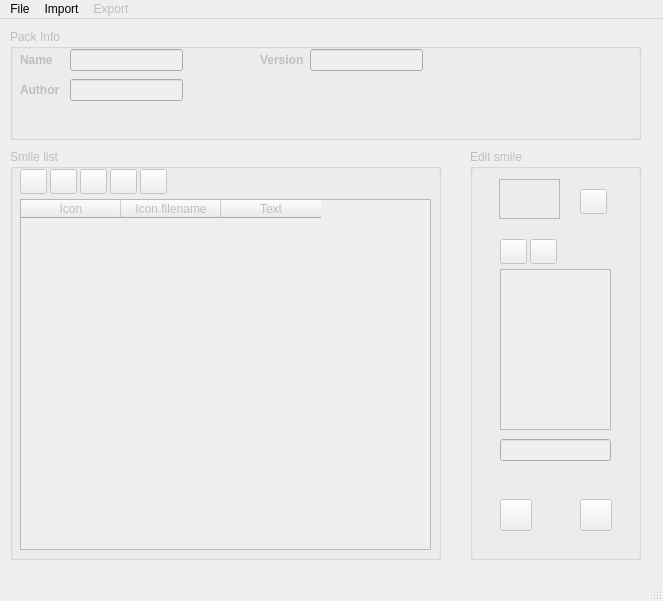
<ui version="4.0" >
 <class>MainWindow</class>
 <widget class="QMainWindow" name="MainWindow" >
  <property name="geometry" >
   <rect>
    <x>0</x>
    <y>0</y>
    <width>663</width>
    <height>601</height>
   </rect>
  </property>
  <property name="windowTitle" >
   <string>qsmile</string>
  </property>
  <widget class="QWidget" name="centralwidget" >
   <widget class="QGroupBox" name="smileDetailBox" >
    <property name="enabled" >
     <bool>false</bool>
    </property>
    <property name="geometry" >
     <rect>
      <x>470</x>
      <y>130</y>
      <width>171</width>
      <height>411</height>
     </rect>
    </property>
    <property name="title" >
     <string>Edit smile</string>
    </property>
    <widget class="QListWidget" name="textList" >
     <property name="geometry" >
      <rect>
       <x>30</x>
       <y>120</y>
       <width>111</width>
       <height>161</height>
      </rect>
     </property>
    </widget>
    <widget class="QLineEdit" name="textEdit" >
     <property name="enabled" >
      <bool>false</bool>
     </property>
     <property name="geometry" >
      <rect>
       <x>30</x>
       <y>290</y>
       <width>111</width>
       <height>22</height>
      </rect>
     </property>
    </widget>
    <widget class="QLabel" name="movieLabel" >
     <property name="geometry" >
      <rect>
       <x>29</x>
       <y>30</y>
       <width>61</width>
       <height>40</height>
      </rect>
     </property>
     <property name="sizePolicy" >
      <sizepolicy vsizetype="Fixed" hsizetype="Fixed" >
       <horstretch>0</horstretch>
       <verstretch>0</verstretch>
      </sizepolicy>
     </property>
     <property name="minimumSize" >
      <size>
       <width>40</width>
       <height>40</height>
      </size>
     </property>
     <property name="layoutDirection" >
      <enum>Qt::LeftToRight</enum>
     </property>
     <property name="frameShape" >
      <enum>QFrame::StyledPanel</enum>
     </property>
     <property name="frameShadow" >
      <enum>QFrame::Plain</enum>
     </property>
     <property name="text" >
      <string/>
     </property>
     <property name="pixmap" >
      <pixmap/>
     </property>
     <property name="alignment" >
      <set>Qt::AlignCenter</set>
     </property>
    </widget>
    <widget class="QToolButton" name="saveButton" >
     <property name="geometry" >
      <rect>
       <x>30</x>
       <y>350</y>
       <width>32</width>
       <height>32</height>
      </rect>
     </property>
     <property name="text" >
      <string/>
     </property>
     <property name="icon" >
      <iconset resource="mainwindow.qrc" >
       <normaloff>:/qsmile/images/accept32.png</normaloff>:/qsmile/images/accept32.png</iconset>
     </property>
     <property name="iconSize" >
      <size>
       <width>32</width>
       <height>32</height>
      </size>
     </property>
    </widget>
    <widget class="QToolButton" name="addTextButton" >
     <property name="geometry" >
      <rect>
       <x>30</x>
       <y>90</y>
       <width>27</width>
       <height>25</height>
      </rect>
     </property>
     <property name="text" >
      <string/>
     </property>
     <property name="icon" >
      <iconset resource="mainwindow.qrc" >
       <normaloff>:/qsmile/images/add32.png</normaloff>:/qsmile/images/add32.png</iconset>
     </property>
     <property name="iconSize" >
      <size>
       <width>32</width>
       <height>32</height>
      </size>
     </property>
    </widget>
    <widget class="QToolButton" name="removeTextButton" >
     <property name="enabled" >
      <bool>false</bool>
     </property>
     <property name="geometry" >
      <rect>
       <x>60</x>
       <y>90</y>
       <width>27</width>
       <height>25</height>
      </rect>
     </property>
     <property name="text" >
      <string/>
     </property>
     <property name="icon" >
      <iconset resource="mainwindow.qrc" >
       <normaloff>:/qsmile/images/delete32.png</normaloff>:/qsmile/images/delete32.png</iconset>
     </property>
     <property name="iconSize" >
      <size>
       <width>32</width>
       <height>32</height>
      </size>
     </property>
    </widget>
    <widget class="QToolButton" name="changeImageButton" >
     <property name="geometry" >
      <rect>
       <x>110</x>
       <y>40</y>
       <width>27</width>
       <height>25</height>
      </rect>
     </property>
     <property name="text" >
      <string/>
     </property>
     <property name="icon" >
      <iconset resource="mainwindow.qrc" >
       <normaloff>:/qsmile/images/folder32.png</normaloff>:/qsmile/images/folder32.png</iconset>
     </property>
     <property name="iconSize" >
      <size>
       <width>32</width>
       <height>32</height>
      </size>
     </property>
    </widget>
    <widget class="QToolButton" name="cancelButton" >
     <property name="geometry" >
      <rect>
       <x>110</x>
       <y>350</y>
       <width>32</width>
       <height>32</height>
      </rect>
     </property>
     <property name="text" >
      <string/>
     </property>
     <property name="icon" >
      <iconset resource="mainwindow.qrc" >
       <normaloff>:/qsmile/images/close32.png</normaloff>:/qsmile/images/close32.png</iconset>
     </property>
     <property name="iconSize" >
      <size>
       <width>32</width>
       <height>32</height>
      </size>
     </property>
    </widget>
   </widget>
   <widget class="QGroupBox" name="packBox" >
    <property name="enabled" >
     <bool>false</bool>
    </property>
    <property name="geometry" >
     <rect>
      <x>10</x>
      <y>10</y>
      <width>631</width>
      <height>111</height>
     </rect>
    </property>
    <property name="title" >
     <string>Pack Info</string>
    </property>
    <widget class="QLineEdit" name="nameEdit" >
     <property name="geometry" >
      <rect>
       <x>60</x>
       <y>20</y>
       <width>113</width>
       <height>22</height>
      </rect>
     </property>
    </widget>
    <widget class="QLabel" name="nameLabel" >
     <property name="geometry" >
      <rect>
       <x>10</x>
       <y>20</y>
       <width>61</width>
       <height>21</height>
      </rect>
     </property>
     <property name="font" >
      <font>
       <weight>75</weight>
       <bold>true</bold>
      </font>
     </property>
     <property name="text" >
      <string>Name</string>
     </property>
     <property name="textFormat" >
      <enum>Qt::AutoText</enum>
     </property>
     <property name="buddy" >
      <cstring>nameEdit</cstring>
     </property>
    </widget>
    <widget class="QLabel" name="authorLabel" >
     <property name="geometry" >
      <rect>
       <x>10</x>
       <y>50</y>
       <width>61</width>
       <height>21</height>
      </rect>
     </property>
     <property name="font" >
      <font>
       <weight>75</weight>
       <bold>true</bold>
      </font>
     </property>
     <property name="text" >
      <string>Author</string>
     </property>
     <property name="textFormat" >
      <enum>Qt::AutoText</enum>
     </property>
     <property name="buddy" >
      <cstring>authorEdit</cstring>
     </property>
    </widget>
    <widget class="QLineEdit" name="authorEdit" >
     <property name="geometry" >
      <rect>
       <x>60</x>
       <y>50</y>
       <width>113</width>
       <height>22</height>
      </rect>
     </property>
    </widget>
    <widget class="QLineEdit" name="versionEdit" >
     <property name="geometry" >
      <rect>
       <x>300</x>
       <y>20</y>
       <width>113</width>
       <height>22</height>
      </rect>
     </property>
    </widget>
    <widget class="QLabel" name="versionLabel" >
     <property name="geometry" >
      <rect>
       <x>250</x>
       <y>20</y>
       <width>61</width>
       <height>21</height>
      </rect>
     </property>
     <property name="font" >
      <font>
       <weight>75</weight>
       <bold>true</bold>
      </font>
     </property>
     <property name="text" >
      <string>Version</string>
     </property>
     <property name="textFormat" >
      <enum>Qt::AutoText</enum>
     </property>
     <property name="buddy" >
      <cstring>versionEdit</cstring>
     </property>
    </widget>
   </widget>
   <widget class="QGroupBox" name="smileListBox" >
    <property name="enabled" >
     <bool>false</bool>
    </property>
    <property name="geometry" >
     <rect>
      <x>10</x>
      <y>130</y>
      <width>431</width>
      <height>411</height>
     </rect>
    </property>
    <property name="title" >
     <string>Smile list</string>
    </property>
    <widget class="QTableWidget" name="table" >
     <property name="geometry" >
      <rect>
       <x>10</x>
       <y>50</y>
       <width>411</width>
       <height>351</height>
      </rect>
     </property>
     <property name="editTriggers" >
      <set>QAbstractItemView::NoEditTriggers</set>
     </property>
     <property name="selectionMode" >
      <enum>QAbstractItemView::SingleSelection</enum>
     </property>
     <property name="selectionBehavior" >
      <enum>QAbstractItemView::SelectRows</enum>
     </property>
     <property name="columnCount" >
      <number>3</number>
     </property>
     <column>
      <property name="text" >
       <string>Icon</string>
      </property>
     </column>
     <column>
      <property name="text" >
       <string>Icon filename</string>
      </property>
     </column>
     <column>
      <property name="text" >
       <string>Text</string>
      </property>
     </column>
    </widget>
    <widget class="QToolButton" name="downSmileButton" >
     <property name="geometry" >
      <rect>
       <x>130</x>
       <y>20</y>
       <width>27</width>
       <height>25</height>
      </rect>
     </property>
     <property name="icon" >
      <iconset resource="mainwindow.qrc" >
       <normaloff>:/qsmile/images/down32.png</normaloff>:/qsmile/images/down32.png</iconset>
     </property>
     <property name="iconSize" >
      <size>
       <width>32</width>
       <height>32</height>
      </size>
     </property>
    </widget>
    <widget class="QToolButton" name="removeSmileButton" >
     <property name="geometry" >
      <rect>
       <x>70</x>
       <y>20</y>
       <width>27</width>
       <height>25</height>
      </rect>
     </property>
     <property name="icon" >
      <iconset resource="mainwindow.qrc" >
       <normaloff>:/qsmile/images/delete32.png</normaloff>:/qsmile/images/delete32.png</iconset>
     </property>
     <property name="iconSize" >
      <size>
       <width>32</width>
       <height>32</height>
      </size>
     </property>
    </widget>
    <widget class="QToolButton" name="upSmileButton" >
     <property name="geometry" >
      <rect>
       <x>100</x>
       <y>20</y>
       <width>27</width>
       <height>25</height>
      </rect>
     </property>
     <property name="icon" >
      <iconset resource="mainwindow.qrc" >
       <normaloff>:/qsmile/images/up32.png</normaloff>:/qsmile/images/up32.png</iconset>
     </property>
     <property name="iconSize" >
      <size>
       <width>32</width>
       <height>32</height>
      </size>
     </property>
    </widget>
    <widget class="QToolButton" name="addSmileButton" >
     <property name="geometry" >
      <rect>
       <x>10</x>
       <y>20</y>
       <width>27</width>
       <height>25</height>
      </rect>
     </property>
     <property name="icon" >
      <iconset resource="mainwindow.qrc" >
       <normaloff>:/qsmile/images/add32.png</normaloff>:/qsmile/images/add32.png</iconset>
     </property>
     <property name="iconSize" >
      <size>
       <width>32</width>
       <height>32</height>
      </size>
     </property>
    </widget>
    <widget class="QToolButton" name="editSmileButton" >
     <property name="geometry" >
      <rect>
       <x>40</x>
       <y>20</y>
       <width>27</width>
       <height>25</height>
      </rect>
     </property>
     <property name="icon" >
      <iconset resource="mainwindow.qrc" >
       <normaloff>:/qsmile/images/edit32.png</normaloff>:/qsmile/images/edit32.png</iconset>
     </property>
     <property name="iconSize" >
      <size>
       <width>32</width>
       <height>32</height>
      </size>
     </property>
    </widget>
   </widget>
  </widget>
  <widget class="QMenuBar" name="menubar" >
   <property name="geometry" >
    <rect>
     <x>0</x>
     <y>0</y>
     <width>663</width>
     <height>28</height>
    </rect>
   </property>
   <widget class="QMenu" name="import_menu" >
    <property name="title" >
     <string>Import</string>
    </property>
    <addaction name="import_from_kopete_action" />
    <addaction name="import_from_pidgin_zip_action" />
    <addaction name="import_from_pidgin_dir_action" />
    <addaction name="import_from_qip_zip_action" />
    <addaction name="import_from_qip_dir_action" />
   </widget>
   <widget class="QMenu" name="export_menu" >
    <property name="enabled" >
     <bool>false</bool>
    </property>
    <property name="title" >
     <string>Export</string>
    </property>
    <addaction name="export_to_pidgin_action" />
    <addaction name="export_to_kopete_action" />
    <addaction name="export_to_qip_action" />
    <addaction name="export_to_all_action" />
   </widget>
   <widget class="QMenu" name="file_menu" >
    <property name="title" >
     <string>File</string>
    </property>
    <addaction name="new_pack_action" />
    <addaction name="close_pack_action" />
   </widget>
   <addaction name="file_menu" />
   <addaction name="import_menu" />
   <addaction name="export_menu" />
  </widget>
  <widget class="QStatusBar" name="statusbar" />
  <action name="import_from_kopete_action" >
   <property name="text" >
    <string>Import From Kopete</string>
   </property>
  </action>
  <action name="import_from_pidgin_zip_action" >
   <property name="text" >
    <string>Import From Pidgin ZIP</string>
   </property>
  </action>
  <action name="import_from_pidgin_dir_action" >
   <property name="text" >
    <string>Import From Pidgin Folder</string>
   </property>
  </action>
  <action name="import_from_qip_zip_action" >
   <property name="text" >
    <string>Import From QIP ZIP</string>
   </property>
  </action>
  <action name="import_from_qip_dir_action" >
   <property name="text" >
    <string>Import From QIP Folder</string>
   </property>
  </action>
  <action name="export_to_pidgin_action" >
   <property name="text" >
    <string>Export To Pidgin</string>
   </property>
  </action>
  <action name="export_to_kopete_action" >
   <property name="text" >
    <string>Export To Kopete</string>
   </property>
  </action>
  <action name="export_to_qip_action" >
   <property name="text" >
    <string>Export To Qip</string>
   </property>
  </action>
  <action name="export_to_all_action" >
   <property name="text" >
    <string>Export To All</string>
   </property>
  </action>
  <action name="new_pack_action" >
   <property name="text" >
    <string>New pack</string>
   </property>
  </action>
  <action name="close_pack_action" >
   <property name="enabled" >
    <bool>false</bool>
   </property>
   <property name="text" >
    <string>Close pack</string>
   </property>
  </action>
 </widget>
 <resources>
  <include location="mainwindow.qrc" />
 </resources>
 <connections/>
</ui>
